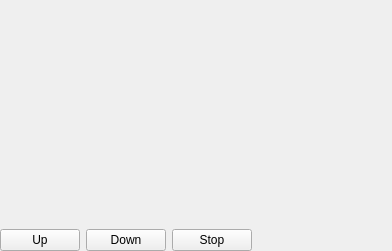
<?xml version="1.0" encoding="UTF-8"?>
<ui version="4.0">
 <class>deviceControl</class>
 <widget class="QWidget" name="deviceControl">
  <property name="geometry">
   <rect>
    <x>0</x>
    <y>0</y>
    <width>392</width>
    <height>251</height>
   </rect>
  </property>
  <property name="windowTitle">
   <string>Device</string>
  </property>
  <layout class="QGridLayout" name="gridLayout" rowstretch="1,0,0">
   <property name="leftMargin">
    <number>0</number>
   </property>
   <property name="topMargin">
    <number>0</number>
   </property>
   <property name="rightMargin">
    <number>0</number>
   </property>
   <property name="bottomMargin">
    <number>0</number>
   </property>
   <item row="1" column="1">
    <widget class="QPushButton" name="downPB">
     <property name="text">
      <string>Down</string>
     </property>
    </widget>
   </item>
   <item row="1" column="3">
    <spacer name="horizontalSpacer">
     <property name="orientation">
      <enum>Qt::Horizontal</enum>
     </property>
     <property name="sizeHint" stdset="0">
      <size>
       <width>40</width>
       <height>20</height>
      </size>
     </property>
    </spacer>
   </item>
   <item row="1" column="0">
    <widget class="QPushButton" name="upPB">
     <property name="text">
      <string>Up</string>
     </property>
    </widget>
   </item>
   <item row="1" column="2">
    <widget class="QPushButton" name="stopPB">
     <property name="text">
      <string>Stop</string>
     </property>
    </widget>
   </item>
   <item row="0" column="0" colspan="4">
    <widget class="DeviceStatusWidget" name="deviceStatus" native="true"/>
   </item>
   <item row="2" column="0" colspan="4">
    <layout class="QHBoxLayout" name="favLayout"/>
   </item>
  </layout>
 </widget>
 <customwidgets>
  <customwidget>
   <class>DeviceStatusWidget</class>
   <extends>QWidget</extends>
   <header>linakdeskcontrol.gui.device_status_widget</header>
   <container>1</container>
  </customwidget>
 </customwidgets>
 <resources/>
 <connections/>
</ui>
